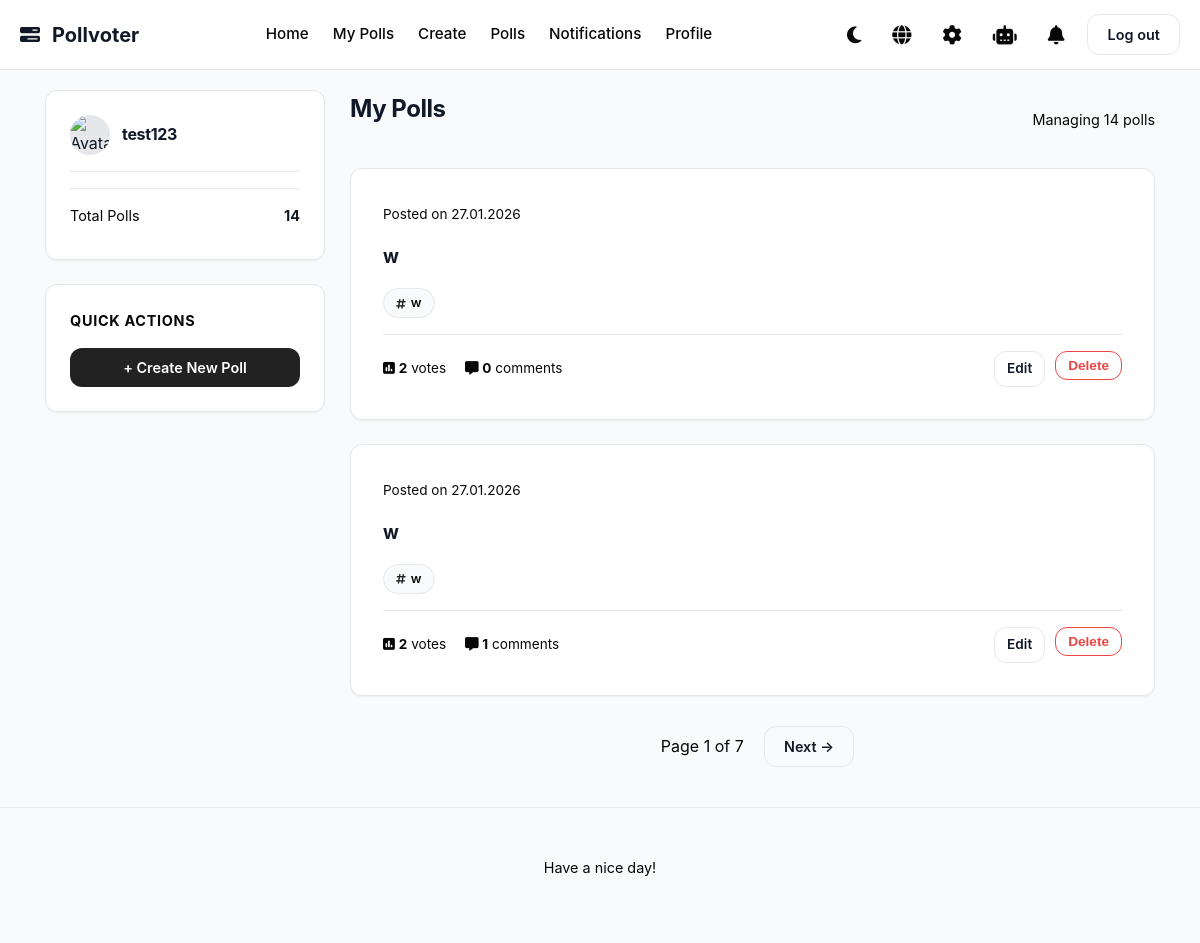
The app's page /my_polls (signed in), older data.
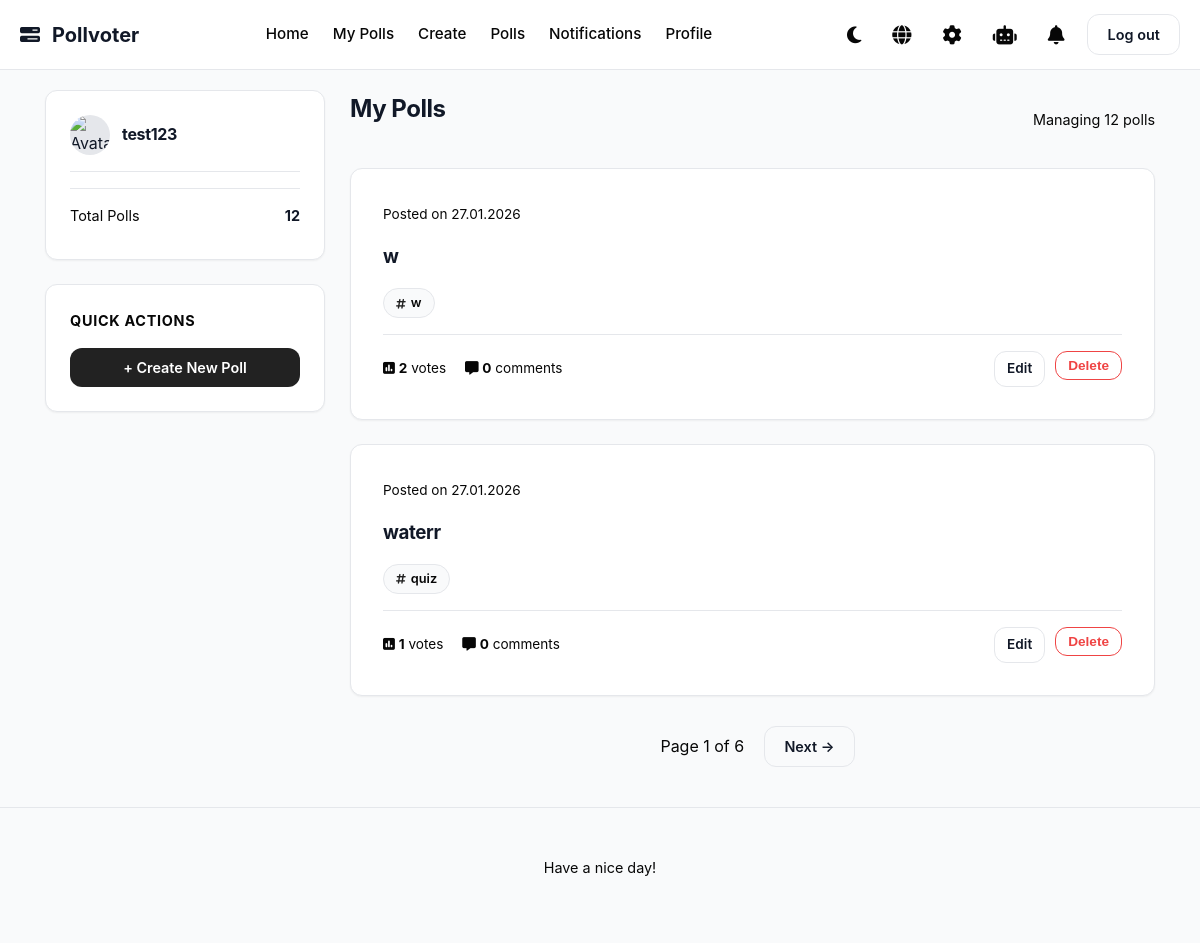
The same page, newer data.
### app/models.py (models this page shows, shortened)
class Poll(db.Model):
    __tablename__ = "poll"
    id = Column(Integer, primary_key=True)
    title = Column(Text, nullable=False)
    description = Column(String(120))
    created_at = Column(DateTime, default=datetime.now)
    user_id = Column(Integer, ForeignKey("user.id"), nullable=False)
    end_date = Column(DateTime, nullable=True)
    author = relationship("User", back_populates="polls")
    comments = relationship("Comment", back_populates="poll", cascade="all, delete-orphan")
    options = relationship("PollOption", back_populates="poll", cascade="all, delete-orphan")
    votes = relationship("Vote", back_populates="poll", cascade="all, delete-orphan")
    tags = relationship("Tag", secondary=poll_tags, backref=db.backref("polls", lazy = "dynamic"))
    def getvotecount(self):
        return len(self.votes)

class Tag(db.Model):
    __tablename__ = "tag"
    id = Column(Integer, primary_key=True)
    name = Column(Text, unique=True)

### app/routes.py (the view)
@polls.route("/my_polls")
@login_required
def my_polls():
    page = request.args.get("page", 1, type=int)
    user_polls = Poll.query.filter_by(user_id = current_user.id).order_by(Poll.created_at.desc()).paginate(page=page, per_page=2)
    return render_template("my_polls.html", polls = user_polls)

### app/routes.py (called while the page is built)
@main.app_context_processor
def dropdown_notifications():
    if current_user.is_authenticated:
        unread_count = Notification.query.filter_by(recipient_id = current_user.id, is_read = False).count()
        latest_notifs = Notification.query.filter_by(recipient_id = current_user.id).order_by(Notification.created_at.desc()).limit(5).all()
        return dict(unread_count = unread_count, latest_notifs = latest_notifs)
    return dict(unread_count = 0, latest_notifs = [])

### app/templates/my_polls.html (shortened to what the changed rows need)
{% extends "base.html" %}
{% block content %}
<div class="dashboard-layout">
    <aside class="sidebar">
        <div class="sidebar-widget">
            <div style="font-size: 0.9rem; color: var(--text-muted);">
                <div style="display:flex; justify-content:space-between; margin-bottom: 8px;">
                    <span>{{ _('Total Polls') }}</span>
                    <b style="color: var(--text-main);">{{ polls.total }}</b>
                </div>
            </div>
        </div>
    </aside>
    <main class="feed">
        <div style="display:flex; justify-content:space-between; align-items:center; margin-bottom: 20px;">
            <h2>{{ _('My Polls') }}</h2>
            <span style="color: var(--text-muted); font-size: 0.9rem;">{{ _('Managing') }} {{ polls.total }} {{ _('polls') }}</span>
        </div>
        {% if polls.items %}
            {% for poll in polls.items %}
            <div class="poll-card">
                <div class="poll-header" style="justify-content: space-between;">
                    <span style="font-size: 0.85rem; color: var(--text-muted);">
                        {{ _('Posted on') }} {{ poll.created_at.strftime('%d.%m.%Y') }}
                    </span>
                    </div>
                <div style="margin: 15px 0;">
                    <h3 class="poll-question">
                        <a href="{{ url_for('polls.poll_detail', poll_id=poll.id) }}">{{ poll.title }}</a>
                    </h3>
                                            {% if poll.tags %}
                    <div class="poll-tags-container" style="margin-top: 15px; margin-bottom: 10px;">
                        {% for tag in poll.tags %}
                            <a href="{{ url_for('main.home', tag=tag.name) }}" class="tag-pill">
                                <i class="fa-solid fa-hashtag"></i> {{ tag.name }}
                            </a>
                        {% endfor %}
                    </div>
                        {% endif %}
                </div>
                <div class="poll-meta-footer">
                    <div class="stats">
                        <span style="margin-right: 15px;">
                            <i class="fa-solid fa-square-poll-vertical"></i> <strong>{{ poll.getvotecount() }}</strong> {{ _('votes') }}
                        </span>
                        <span>
                            <i class="fa-solid fa-message"></i> <strong>{{ poll.comments|length }}</strong> {{ _('comments') }}
                        </span>
                    </div>
                    <div class="actions" style="display:flex; gap: 10px;">
                        <a href="{{ url_for('polls.edit_poll', poll_id=poll.id) }}" class="btn btn-outline" style="padding: 6px 12px; font-size: 0.85rem;">
                            {{ _('Edit') }}
                        </a>
                        <form action="{{url_for('polls.delete_poll', poll_id = poll.id)}}" method="POST" style="display:inline;">
                            <button type="submit" class="btn btn-outline"
                                    style="padding: 6px 12px; font-size: 0.85rem; color: #EF4444; border-color: #EF4444;"
                                    onclick="return confirm('{{ _('Are you sure you want to delete this poll?') }}')">
                                {{ _('Delete') }}
                            </button>
                        </form>
                    </div>
                </div>
            </div>
            {% endfor %}
            <div class="pagination" style="display: flex; justify-content: center; gap: 10px; margin-top: 30px;">
                <span style="display: flex; align-items: center; padding: 0 10px; color: var(--text-muted);">
                    {{ _('Page') }} {{ polls.page }} {{ _('of') }} {{ polls.pages }}
                </span>
                {% if polls.has_next %}
                    <a href="{{ url_for('polls.my_polls', page=polls.next_num) }}" class="btn btn-outline">{{ _('Next →') }}</a>
                {% endif %}
            </div>
        {% endif %}
    </main>
</div>
{% endblock %}

Row changes from the older to the newer data that the page shows:
removed Poll: created_at "27.01.2026", title "w", getvotecount "2", comments|length "1", Tag (name "w")
now on this page (row unchanged): Poll: created_at "27.01.2026", title "waterr", getvotecount "1", comments|length "0"
now on this page (row unchanged): Tag: name "quiz", shown under "Posted on"
Text that changed along with them:
{{ polls.total }}: "14" → "12"
{{ polls.pages }}: "7" → "6"
